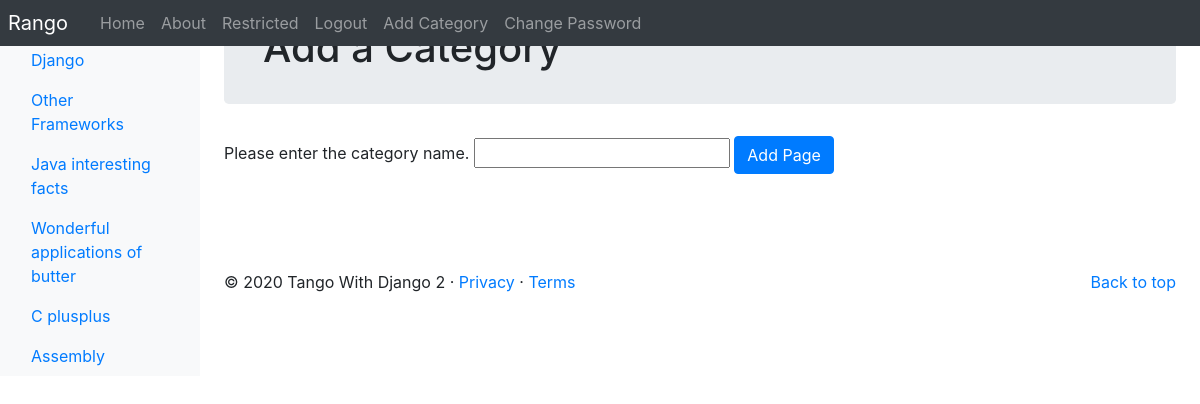
Page /rango/add_category/ (signed in) on the committed database.
### rango/models.py (models this page shows, shortened)
class Category(models.Model):
    name = models.CharField(max_length=128, unique = True)
    NAME_MAX_LENGTH = 128
    views = models.IntegerField(default=0)
    likes = models.IntegerField(default=0)
    slug = models.SlugField(unique = True)
    class Meta:
        verbose_name_plural = 'Categories'

### rango/views.py (the view, shortened to what this page needs)
# urls.py: path('add_category/', views.add_category, name ='add_category'),
@login_required
def add_category(request):
    form = CategoryForm()
    return render(request, 'rango/add_category.html', {'form': form})

### rango/forms.py
class CategoryForm(forms.ModelForm):
    name = forms.CharField(max_length=Category.NAME_MAX_LENGTH,help_text="Please enter the category name.")
    views = forms.IntegerField(widget = forms.HiddenInput(), initial = 0)
    likes = forms.IntegerField(widget = forms.HiddenInput(), initial = 0)
    slug = forms.CharField(widget = forms.HiddenInput(), required = False)
    class Meta:
        model = Category
        fields = ('name',)

### rango/templatetags/rango_template_tags.py (called while the page is built)
@register.inclusion_tag('rango/categories.html')
def get_category_list(current_category = None):
    return {'categories': Category.objects.all(), 'current_category': current_category}

### templates/rango/add_category.html (shortened to what this page needs)
{% extends 'rango/base.html' %}
{% block body_block %}
<div class="jumbotron p-4">
    <div class="container">
    <h1 class="jumbotron-heading">Add a Category</h1>
    </div>
</div>
<div class="container">
    <div class="row">
	<div>
		<form role="form" id="category_form" method="post"
            action="{% url 'rango:add_category' %}">
				{% for field in form.visible_fields %}
					{{ field.help_text }}
					{{ field }}
				{% endfor %}
				<button class="btn btn-primary" type="submit" name="submit">
                Add Page
                </button>
                <div class="p-5"></div>
		</form>
	</div>
	</div>
</div>
{% endblock %}

### templates/rango/categories.html (shortened to what this page needs)
<ul class="nav flex-column">
{% if categories %}
	{% for c in categories %}
	    {% if c == current_category %}
		<li class="nav-item">
		<strong>
	        <a class="nav-link active" href="{% url 'rango:show_category' c.slug %}">
			<span data-feather="archive"></span>{{ c.name }}
			</a>
		</strong>
		</li>
		{% else %}
		<li class="nav-item">
		    <a  class="nav-link active" href="{% url 'rango:show_category' c.slug %}">
			{{ c.name }}</a>
		</li>
        {% endif %}
	{% endfor %}
{% else %}
    <li class="nav-item"><strong>There are no categories present.</strong></li>
{% endif %}
</ul>

### rows in the picture
Category: name "Django"
Category: name "Other Frameworks"
Category: name "Java interesting facts"
Category: name "Wonderful applications of butter"
Category: name "C plusplus"
Category: name "Assembly"

### other values in the picture
{{ field.help_text }} "Please enter the category name."
